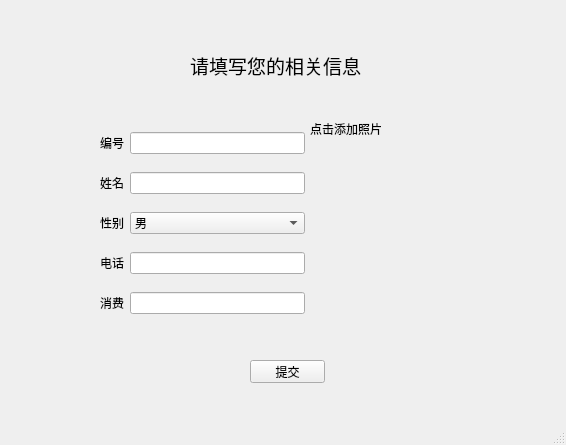
<?xml version="1.0" encoding="UTF-8"?>
<ui version="4.0">
 <class>ManagementAddVip</class>
 <widget class="QMainWindow" name="ManagementAddVip">
  <property name="geometry">
   <rect>
    <x>0</x>
    <y>0</y>
    <width>566</width>
    <height>445</height>
   </rect>
  </property>
  <property name="minimumSize">
   <size>
    <width>566</width>
    <height>445</height>
   </size>
  </property>
  <property name="maximumSize">
   <size>
    <width>566</width>
    <height>445</height>
   </size>
  </property>
  <property name="windowTitle">
   <string>添加会员</string>
  </property>
  <widget class="QWidget" name="centralwidget">
   <widget class="QWidget" name="layoutWidget">
    <property name="geometry">
     <rect>
      <x>310</x>
      <y>120</y>
      <width>141</width>
      <height>211</height>
     </rect>
    </property>
    <layout class="QVBoxLayout" name="verticalLayout">
     <item>
      <widget class="QLabel" name="picture">
       <property name="text">
        <string>点击添加照片</string>
       </property>
      </widget>
     </item>
     <item>
      <spacer name="verticalSpacer">
       <property name="orientation">
        <enum>Qt::Vertical</enum>
       </property>
       <property name="sizeHint" stdset="0">
        <size>
         <width>20</width>
         <height>40</height>
        </size>
       </property>
      </spacer>
     </item>
    </layout>
   </widget>
   <widget class="QLabel" name="label_2">
    <property name="geometry">
     <rect>
      <x>190</x>
      <y>50</y>
      <width>191</width>
      <height>31</height>
     </rect>
    </property>
    <property name="font">
     <font>
      <family>隶书</family>
      <pointsize>14</pointsize>
      <weight>50</weight>
      <bold>false</bold>
     </font>
    </property>
    <property name="text">
     <string>请填写您的相关信息</string>
    </property>
   </widget>
   <widget class="QPushButton" name="submit">
    <property name="geometry">
     <rect>
      <x>250</x>
      <y>360</y>
      <width>75</width>
      <height>23</height>
     </rect>
    </property>
    <property name="text">
     <string>提交</string>
    </property>
   </widget>
   <widget class="QWidget" name="layoutWidget">
    <property name="geometry">
     <rect>
      <x>100</x>
      <y>120</y>
      <width>205</width>
      <height>211</height>
     </rect>
    </property>
    <layout class="QGridLayout" name="gridLayout">
     <item row="0" column="0">
      <widget class="QLabel" name="label_6">
       <property name="text">
        <string>编号</string>
       </property>
      </widget>
     </item>
     <item row="0" column="1">
      <widget class="QLineEdit" name="cardNumber"/>
     </item>
     <item row="1" column="0">
      <widget class="QLabel" name="label">
       <property name="text">
        <string>姓名</string>
       </property>
      </widget>
     </item>
     <item row="1" column="1">
      <widget class="QLineEdit" name="name"/>
     </item>
     <item row="2" column="0">
      <widget class="QLabel" name="label_4">
       <property name="text">
        <string>性别</string>
       </property>
      </widget>
     </item>
     <item row="2" column="1">
      <widget class="QComboBox" name="sex">
       <item>
        <property name="text">
         <string>男</string>
        </property>
       </item>
       <item>
        <property name="text">
         <string>女</string>
        </property>
       </item>
      </widget>
     </item>
     <item row="3" column="0">
      <widget class="QLabel" name="label_3">
       <property name="text">
        <string>电话</string>
       </property>
      </widget>
     </item>
     <item row="3" column="1">
      <widget class="QLineEdit" name="callNumber"/>
     </item>
     <item row="4" column="0">
      <widget class="QLabel" name="label_7">
       <property name="text">
        <string>消费</string>
       </property>
      </widget>
     </item>
     <item row="4" column="1">
      <widget class="QLineEdit" name="cost"/>
     </item>
    </layout>
   </widget>
  </widget>
  <widget class="QMenuBar" name="menubar">
   <property name="geometry">
    <rect>
     <x>0</x>
     <y>0</y>
     <width>566</width>
     <height>23</height>
    </rect>
   </property>
  </widget>
  <widget class="QStatusBar" name="statusbar"/>
 </widget>
 <resources/>
 <connections/>
</ui>
